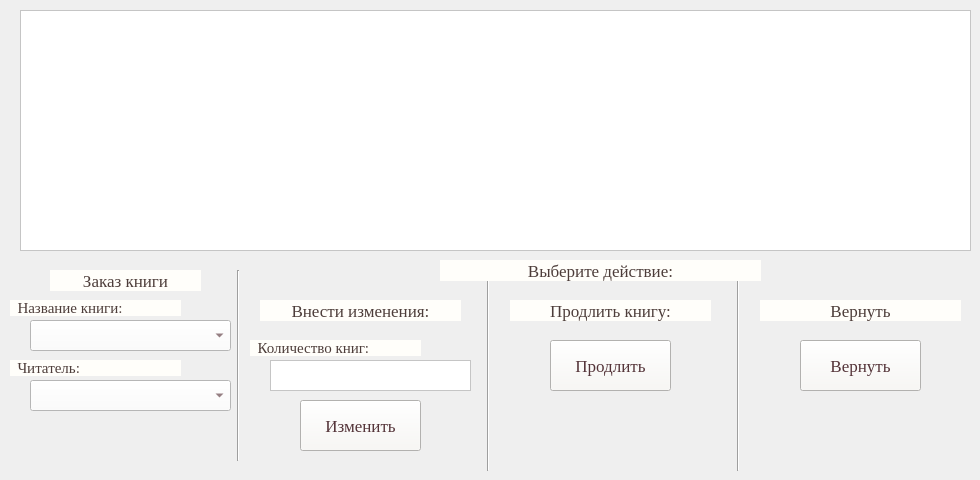
    <widget class="QWidget" name="order">
     <attribute name="title">
      <string>Заказ книги</string>
     </attribute>
     <widget class="QTableView" name="tab_order">
      <property name="geometry">
       <rect>
        <x>20</x>
        <y>10</y>
        <width>951</width>
        <height>241</height>
       </rect>
      </property>
      <property name="styleSheet">
       <string notr="true">background-color: rgb(255, 255, 255);</string>
      </property>
     </widget>
     <widget class="QLabel" name="lab_nazv_o">
      <property name="geometry">
       <rect>
        <x>50</x>
        <y>270</y>
        <width>151</width>
        <height>21</height>
       </rect>
      </property>
      <property name="font">
       <font>
        <family>Georgia</family>
        <pointsize>13</pointsize>
       </font>
      </property>
      <property name="styleSheet">
       <string notr="true">background-color: rgb(255, 254, 250);
color: rgb(77, 61, 58);</string>
      </property>
      <property name="text">
       <string>Заказ книги</string>
      </property>
      <property name="alignment">
       <set>Qt::AlignCenter</set>
      </property>
     </widget>
     <widget class="QLabel" name="lab_naz_nameb_o">
      <property name="geometry">
       <rect>
        <x>10</x>
        <y>300</y>
        <width>171</width>
        <height>16</height>
       </rect>
      </property>
      <property name="font">
       <font>
        <family>Georgia</family>
        <pointsize>11</pointsize>
       </font>
      </property>
      <property name="styleSheet">
       <string notr="true">background-color: rgb(255, 254, 250);
color: rgb(77, 61, 58);</string>
      </property>
      <property name="text">
       <string>  Название книги:</string>
      </property>
     </widget>
     <widget class="QComboBox" name="cB_nameb_o">
      <property name="geometry">
       <rect>
        <x>30</x>
        <y>320</y>
        <width>201</width>
        <height>31</height>
       </rect>
      </property>
      <property name="styleSheet">
       <string notr="true">background-color: rgb(255, 255, 255);
color: rgb(88, 53, 59);</string>
      </property>
     </widget>
     <widget class="QLabel" name="lab_naz_read_o">
      <property name="geometry">
       <rect>
        <x>10</x>
        <y>360</y>
        <width>171</width>
        <height>16</height>
       </rect>
      </property>
      <property name="font">
       <font>
        <family>Georgia</family>
        <pointsize>11</pointsize>
       </font>
      </property>
      <property name="styleSheet">
       <string notr="true">background-color: rgb(255, 254, 250);
color: rgb(77, 61, 58);</string>
      </property>
      <property name="text">
       <string>  Читатель:</string>
      </property>
     </widget>
     <widget class="QComboBox" name="cB_read_o">
      <property name="geometry">
       <rect>
        <x>30</x>
        <y>380</y>
        <width>201</width>
        <height>31</height>
       </rect>
      </property>
      <property name="styleSheet">
       <string notr="true">background-color: rgb(255, 255, 255);
color: rgb(88, 53, 59);</string>
      </property>
     </widget>
     <widget class="Line" name="line_4">
      <property name="geometry">
       <rect>
        <x>230</x>
        <y>270</y>
        <width>16</width>
        <height>191</height>
       </rect>
      </property>
      <property name="orientation">
       <enum>Qt::Vertical</enum>
      </property>
     </widget>
     <widget class="QLabel" name="lab_nazv_o_up">
      <property name="geometry">
       <rect>
        <x>260</x>
        <y>300</y>
        <width>201</width>
        <height>21</height>
       </rect>
      </property>
      <property name="font">
       <font>
        <family>Georgia</family>
        <pointsize>13</pointsize>
       </font>
      </property>
      <property name="styleSheet">
       <string notr="true">background-color: rgb(255, 254, 250);
color: rgb(77, 61, 58);</string>
      </property>
      <property name="text">
       <string>Внести изменения:</string>
      </property>
      <property name="alignment">
       <set>Qt::AlignCenter</set>
      </property>
     </widget>
     <widget class="QLabel" name="lab_naz_numb_o">
      <property name="geometry">
       <rect>
        <x>250</x>
        <y>340</y>
        <width>171</width>
        <height>16</height>
       </rect>
      </property>
      <property name="font">
       <font>
        <family>Georgia</family>
        <pointsize>11</pointsize>
       </font>
      </property>
      <property name="styleSheet">
       <string notr="true">background-color: rgb(255, 254, 250);
color: rgb(77, 61, 58);</string>
      </property>
      <property name="text">
       <string>  Количество книг:</string>
      </property>
     </widget>
     <widget class="QTextEdit" name="te_numb_o">
      <property name="geometry">
       <rect>
        <x>270</x>
        <y>360</y>
        <width>201</width>
        <height>31</height>
       </rect>
      </property>
      <property name="font">
       <font>
        <family>Georgia</family>
        <pointsize>9</pointsize>
       </font>
      </property>
      <property name="styleSheet">
       <string notr="true">background-color: rgb(255, 255, 255);
color: rgb(85, 54, 59);</string>
      </property>
     </widget>
     <widget class="QPushButton" name="btn_up_o">
      <property name="geometry">
       <rect>
        <x>300</x>
        <y>400</y>
        <width>121</width>
        <height>51</height>
       </rect>
      </property>
      <property name="font">
       <font>
        <family>Georgia</family>
        <pointsize>13</pointsize>
       </font>
      </property>
      <property name="styleSheet">
       <string notr="true">background-color: rgb(249, 248, 245);
color: rgb(84, 52, 57);</string>
      </property>
      <property name="text">
       <string>Изменить</string>
      </property>
     </widget>
     <widget class="Line" name="line_6">
      <property name="geometry">
       <rect>
        <x>480</x>
        <y>280</y>
        <width>16</width>
        <height>191</height>
       </rect>
      </property>
      <property name="orientation">
       <enum>Qt::Vertical</enum>
      </property>
     </widget>
     <widget class="QPushButton" name="btn_ext_o">
      <property name="geometry">
       <rect>
        <x>550</x>
        <y>340</y>
        <width>121</width>
        <height>51</height>
       </rect>
      </property>
      <property name="font">
       <font>
        <family>Georgia</family>
        <pointsize>13</pointsize>
       </font>
      </property>
      <property name="styleSheet">
       <string notr="true">background-color: rgb(249, 248, 245);
color: rgb(84, 52, 57);</string>
      </property>
      <property name="text">
       <string>Продлить</string>
      </property>
     </widget>
     <widget class="QLabel" name="lab_nazv_o_ext">
      <property name="geometry">
       <rect>
        <x>510</x>
        <y>300</y>
        <width>201</width>
        <height>21</height>
       </rect>
      </property>
      <property name="font">
       <font>
        <family>Georgia</family>
        <pointsize>13</pointsize>
       </font>
      </property>
      <property name="styleSheet">
       <string notr="true">background-color: rgb(255, 254, 250);
color: rgb(77, 61, 58);</string>
      </property>
      <property name="text">
       <string>Продлить книгу:</string>
      </property>
      <property name="alignment">
       <set>Qt::AlignCenter</set>
      </property>
     </widget>
     <widget class="Line" name="line_7">
      <property name="geometry">
       <rect>
        <x>730</x>
        <y>280</y>
        <width>16</width>
        <height>191</height>
       </rect>
      </property>
      <property name="orientation">
       <enum>Qt::Vertical</enum>
      </property>
     </widget>
     <widget class="QLabel" name="lab_nazv_o_bac">
      <property name="geometry">
       <rect>
        <x>760</x>
        <y>300</y>
        <width>201</width>
        <height>21</height>
       </rect>
      </property>
      <property name="font">
       <font>
        <family>Georgia</family>
        <pointsize>13</pointsize>
       </font>
      </property>
      <property name="styleSheet">
       <string notr="true">background-color: rgb(255, 254, 250);
color: rgb(77, 61, 58);</string>
      </property>
      <property name="text">
       <string>Вернуть</string>
      </property>
      <property name="alignment">
       <set>Qt::AlignCenter</set>
      </property>
     </widget>
     <widget class="QPushButton" name="btn_bac_o">
      <property name="geometry">
       <rect>
        <x>800</x>
        <y>340</y>
        <width>121</width>
        <height>51</height>
       </rect>
      </property>
      <property name="font">
       <font>
        <family>Georgia</family>
        <pointsize>13</pointsize>
       </font>
      </property>
      <property name="styleSheet">
       <string notr="true">background-color: rgb(249, 248, 245);
color: rgb(84, 52, 57);</string>
      </property>
      <property name="text">
       <string>Вернуть</string>
      </property>
     </widget>
     <widget class="QLabel" name="lab_nazv_ob">
      <property name="geometry">
       <rect>
        <x>440</x>
        <y>260</y>
        <width>321</width>
        <height>21</height>
       </rect>
      </property>
      <property name="font">
       <font>
        <family>Georgia</family>
        <pointsize>13</pointsize>
       </font>
      </property>
      <property name="styleSheet">
       <string notr="true">background-color: rgb(255, 254, 250);
color: rgb(77, 61, 58);</string>
      </property>
      <property name="text">
       <string>Выберите действие:</string>
      </property>
      <property name="alignment">
       <set>Qt::AlignCenter</set>
      </property>
     </widget>
    </widget>
